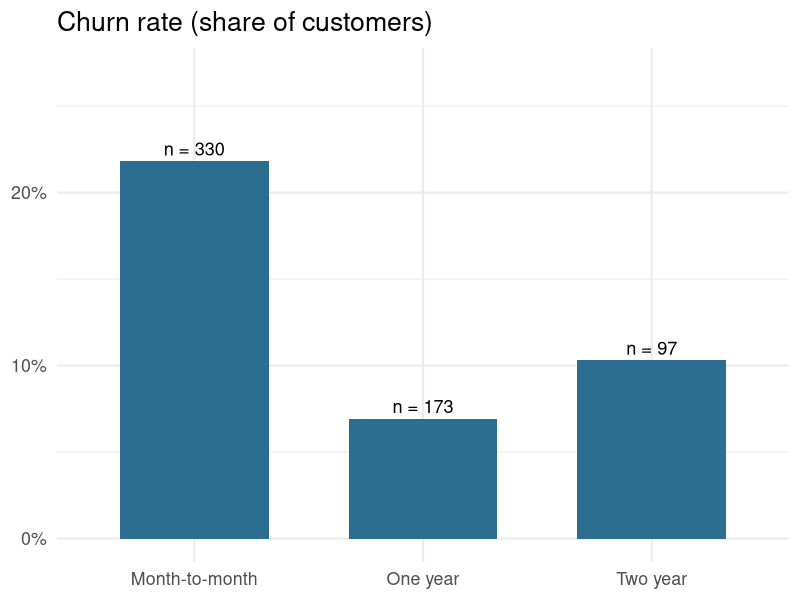
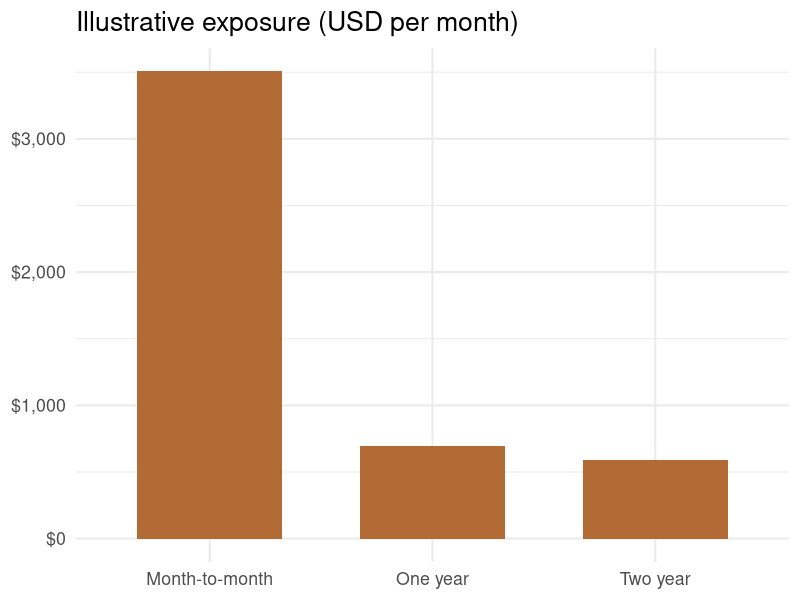

Source code (R) for these figures, in order:
## ---- chunk 1
#| label: overall-churn
#| echo: true
churn_data <- readr::read_csv("data/customer_churn_simulated.csv",
                              show_col_types = FALSE)
nrow(churn_data)                  # customers in the file
mean(churn_data$churn == "Yes")   # overall churn rate
## ---- chunk 2
#| label: setup-data
#| include: false
library(readr)
library(dplyr)
library(ggplot2)

raw_customers <- read_csv("data/customer_churn_simulated.csv", show_col_types = FALSE)
contract_medians <- raw_customers |>
  group_by(contract) |>
  summarise(contract_median = median(monthly_charge, na.rm = TRUE), .groups = "drop")
customers <- raw_customers |>
  left_join(contract_medians, by = "contract") |>
  mutate(
    monthly_charge = if_else(is.na(monthly_charge), contract_median, monthly_charge),
    contract = factor(contract, levels = c("Month-to-month", "One year", "Two year")),
    churn_flag = as.integer(churn == "Yes"),
    monthly_revenue = monthly_charge
  )
by_contract <- customers |>
  group_by(contract) |>
  summarise(
    customers = n(),
    churned = sum(churn_flag),
    churn_rate = mean(churn_flag),
    churned_mrr = sum(monthly_revenue[churn_flag == 1]),
    active_mrr = sum(monthly_revenue[churn_flag == 0]),
    exposure = active_mrr * churn_rate,
    .groups = "drop"
  )
## ---- chunk 3
#| label: churn-charts
#| echo: false
#| layout-ncol: 2
#| fig-width: 5.5
#| fig-height: 3.4
ggplot(by_contract, aes(contract, churn_rate)) +
  geom_col(fill = "#2C6E8F", width = .65) +
  geom_text(aes(label = paste0("n = ", customers)), vjust = -0.4, size = 4.6) +
  scale_y_continuous(labels = scales::label_percent(), limits = c(0, .27)) +
  labs(title = "Churn rate (share of customers)", x = NULL, y = NULL) +
  theme_minimal(base_size = 16)

ggplot(by_contract, aes(contract, exposure)) +
  geom_col(fill = "#B36B35", width = .65) +
  scale_y_continuous(labels = scales::label_dollar(accuracy = 1)) +
  labs(title = "Illustrative exposure (USD per month)", x = NULL, y = NULL) +
  theme_minimal(base_size = 16)
## ---- chunk 4
#| echo: false
by_contract |>
  transmute(
    contract, customers, churned,
    churn_rate = scales::percent(churn_rate, accuracy = 0.1),
    churned_mrr = scales::dollar(churned_mrr, prefix = "USD ", accuracy = 1)
  ) |>
  knitr::kable(col.names = c("Contract", "Customers", "Churned",
                             "Churn rate", "Observed churned MRR"))
